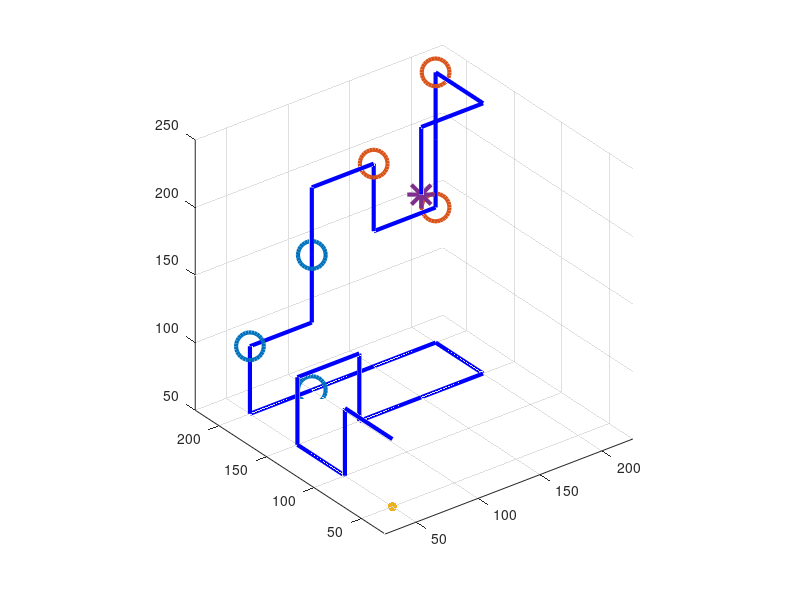

This figure's MATLAB source:
function instr = BoreOpt(varargin)

%This function will take a bore definition, set of constraints, and attempt
%to produce a bore path that will mee tthe constraints.
%
%Richard Moore
%March 7, 2024
%are.kay.more@ymail.com
%https://github.com/thecowgoesmoo
%Creative Commons Attribution Share Alike 4.0

switch nargin
    case 0
        %Run using a default demo values for bore and constraints
        %Bore representation:
        bore.rad = 22;
        bore.wall = 3;
        bore.len = 1300;
        bore.vent = [600; 700; 800; 900; 1000; 1100; inf];
        
        constr.printVol = [220; 220; 250];
        constr.maxVentDists = [0 100 100 inf inf inf;...
            100 0 100 inf inf inf;...
            100 100 0 inf inf inf;...
            inf inf inf 0 100 100;...
            inf inf inf 100 0 100;...
            inf inf inf 100 100 0];
    case 1
        bore = varargin{1};
        constr.printVol = [220; 220; 250];
        constr.maxVentDists = [0 100 100 inf inf inf;...
            100 0 100 inf inf inf;...
            100 100 0 inf inf inf;...
            inf inf inf 0 100 100;...
            inf inf inf 100 0 100;...
            inf inf inf 100 100 0];
    case 2
        bore = varargin{1};
        constr = varargin{2};
end

%to populate boxes:
%   1. A cylinder in one of 3 possible orientations
%   2. An elbow in one of 12 possible orientations
%   3. A blank space
%16 possible options for each cube
%For 50 mm cubes in a 200 mm cube print volume, that means 64 locations.
%So, 16^64 possible configs.  Most of those are discontinuous nonsense,
%though.

%okay.  A more constrained search would be to start at a random edge
%location and snake randomly through available cubes.  Then check to see if
%the vent proximity constraints are met.

%Maybe constrain to a single edge for starting.  Symmetry makes solutions
%from the 12 different edges identical.

%Okay, I'll try doing pretty much the old Windows pipes screensaver thing.
%Just randomly noodle around a pipe through discretized space at right
%angles.  The vent holes will land where they land and if the full bore
%length can be achieved without hitting itself or leaving the print volume,
%a check will be run to see if the max distance limits matrix is
%maintained.  

%It is not a smart search, but it is an automated search. 

fullBoreD = bore.rad*2+bore.wall*2;

bDims = floor(constr.printVol./fullBoreD)';
disLen = 0;

distFlag = 0;

%Keep searching until the vent distance constraints are met:

while ~distFlag
    disLen = fullBoreD;
    
    path = [];
    
    %Keep randomly noodling bore paths until the full bore length is
    %achieved:
    while disLen<bore.len
        board = zeros(bDims);
        strLen = fullBoreD;
        bndLen = fullBoreD*pi/2;
        disLen = strLen;
        disPos = [1 1 1];
        fCtr = 0;
        ventPos = [];
        path = [];
        ventInd = 1;
        
        %Keep rolling the die until the bore can be extended to an
        %available grid cube:
        while (disLen<bore.len)&&(fCtr<20)
            dirDie = ceil(6*rand);
            canPos = disPos;
            
            %Pick a random next direction:
            switch dirDie
                case 1
                    canPos(1) = canPos(1)+1;
                case 2
                    canPos(1) = canPos(1)-1;
                case 3
                    canPos(2) = canPos(2)+1;
                case 4
                    canPos(2) = canPos(2)-1;
                case 5
                    canPos(3) = canPos(3)+1;
                case 6
                    canPos(3) = canPos(3)-1;
            end
            fCtr = fCtr + 1;
            
            %Check to see if canPos is available
            if (prod(canPos>0))&&(prod(canPos<=bDims))
                if board(canPos(1),canPos(2),canPos(3))==0 %(board(canPos)==0)
                    disLen = disLen + strLen;
                    board(canPos(1),canPos(2),canPos(3)) = disLen;
                    disPos = canPos;
                    fCtr = 0;
                    path = [path; disPos];
                    if disLen>bore.vent(ventInd)
                        ventPos = [ventPos; disPos];
                        ventInd = ventInd + 1;
                    end
                end
            end
        end
        %disp(['Final disLen = ' num2str(disLen)]);
    end
    
    %disp(board);
    
    %Check to see if vent location proximity constraints are met:
    numVents = size(constr.maxVentDists,1);
    for x = 1:numVents
        for y = 1:numVents
            %dists(x,y) = strLen.*rssq(ventPos(x,:)-ventPos(y,:));
        dists(x,y) = strLen.*(sum((ventPos(x,:)-ventPos(y,:)).^2)).^0.5;
        end
    end
    checkDists = dists<=constr.maxVentDists;
    %disp(checkDists);
    distFlag = prod(checkDists(:));
end

path = path.*fullBoreD;
ventPos = ventPos.*fullBoreD;

%Plot the path discovered during the search:
figure,plot3(path(:,1),path(:,2),path(:,3),'-b','LineWidth',3);
hold on;
plot3(ventPos(1:3,1),ventPos(1:3,2),ventPos(1:3,3),'o','MarkerSize',20,'LineWidth',3);
plot3(ventPos(4:6,1),ventPos(4:6,2),ventPos(4:6,3),'o','MarkerSize',20,'LineWidth',3);
plot3(fullBoreD,fullBoreD,fullBoreD,'.','MarkerSize',20,'LineWidth',3)
plot3(path(end,1),path(end,2),path(end,3),'*','MarkerSize',20,'LineWidth',3)
grid on;
axis equal;

instr.path = path;
instr.ventPos = ventPos;
instr.board = board;


